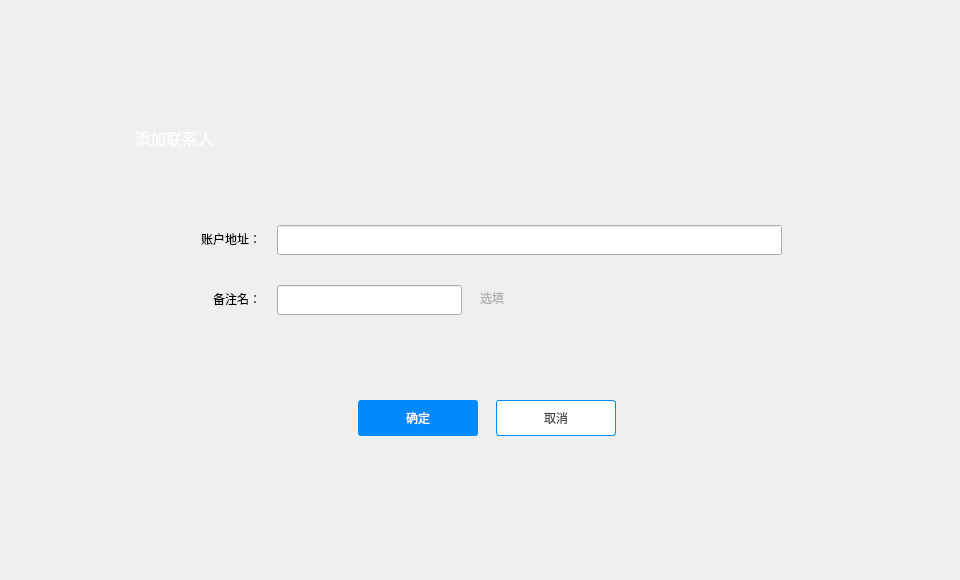
<?xml version="1.0" encoding="UTF-8"?>
<ui version="4.0">
 <class>AddContactDialog</class>
 <widget class="QDialog" name="AddContactDialog">
  <property name="geometry">
   <rect>
    <x>0</x>
    <y>0</y>
    <width>960</width>
    <height>580</height>
   </rect>
  </property>
  <property name="font">
   <font>
    <family>微软雅黑</family>
   </font>
  </property>
  <property name="windowTitle">
   <string>Dialog</string>
  </property>
  <widget class="QWidget" name="widget" native="true">
   <property name="geometry">
    <rect>
     <x>0</x>
     <y>0</y>
     <width>960</width>
     <height>580</height>
    </rect>
   </property>
   <widget class="QWidget" name="containerWidget" native="true">
    <property name="geometry">
     <rect>
      <x>110</x>
      <y>110</y>
      <width>756</width>
      <height>411</height>
     </rect>
    </property>
    <widget class="QToolButton" name="cancelBtn">
     <property name="geometry">
      <rect>
       <x>386</x>
       <y>290</y>
       <width>120</width>
       <height>36</height>
      </rect>
     </property>
     <property name="font">
      <font>
       <family>微软雅黑</family>
      </font>
     </property>
     <property name="cursor">
      <cursorShape>PointingHandCursor</cursorShape>
     </property>
     <property name="focusPolicy">
      <enum>Qt::NoFocus</enum>
     </property>
     <property name="styleSheet">
      <string notr="true">QToolButton{background-color:#ffffff;color:#484848;border:1px solid rgb(0,138,254);border-radius:3px;}
QToolButton:hover{color:rgb(0,138,254);}</string>
     </property>
     <property name="text">
      <string>取消</string>
     </property>
    </widget>
    <widget class="QLabel" name="contactLabel2">
     <property name="geometry">
      <rect>
       <x>24</x>
       <y>17</y>
       <width>171</width>
       <height>21</height>
      </rect>
     </property>
     <property name="font">
      <font>
       <family>微软雅黑</family>
       <pointsize>12</pointsize>
      </font>
     </property>
     <property name="styleSheet">
      <string notr="true">color: rgb(255, 255, 255);</string>
     </property>
     <property name="text">
      <string>添加联系人</string>
     </property>
    </widget>
    <widget class="QLabel" name="label_2">
     <property name="geometry">
      <rect>
       <x>10</x>
       <y>118</y>
       <width>141</width>
       <height>21</height>
      </rect>
     </property>
     <property name="font">
      <font>
       <family>微软雅黑</family>
       <pointsize>9</pointsize>
      </font>
     </property>
     <property name="text">
      <string>账户地址：</string>
     </property>
     <property name="alignment">
      <set>Qt::AlignRight|Qt::AlignTrailing|Qt::AlignVCenter</set>
     </property>
    </widget>
    <widget class="QLabel" name="label">
     <property name="geometry">
      <rect>
       <x>80</x>
       <y>178</y>
       <width>71</width>
       <height>21</height>
      </rect>
     </property>
     <property name="font">
      <font>
       <family>微软雅黑</family>
       <pointsize>9</pointsize>
      </font>
     </property>
     <property name="text">
      <string>备注名：</string>
     </property>
     <property name="alignment">
      <set>Qt::AlignRight|Qt::AlignTrailing|Qt::AlignVCenter</set>
     </property>
    </widget>
    <widget class="QLineEdit" name="addressLineEdit">
     <property name="geometry">
      <rect>
       <x>167</x>
       <y>115</y>
       <width>505</width>
       <height>30</height>
      </rect>
     </property>
     <property name="font">
      <font>
       <family>微软雅黑</family>
       <pointsize>9</pointsize>
      </font>
     </property>
    </widget>
    <widget class="QLineEdit" name="remarkLineEdit">
     <property name="geometry">
      <rect>
       <x>167</x>
       <y>175</y>
       <width>185</width>
       <height>30</height>
      </rect>
     </property>
     <property name="font">
      <font>
       <family>微软雅黑</family>
       <pointsize>9</pointsize>
      </font>
     </property>
    </widget>
    <widget class="QLabel" name="tipLabel2">
     <property name="geometry">
      <rect>
       <x>167</x>
       <y>148</y>
       <width>16</width>
       <height>16</height>
      </rect>
     </property>
     <property name="text">
      <string/>
     </property>
    </widget>
    <widget class="QToolButton" name="okBtn">
     <property name="geometry">
      <rect>
       <x>248</x>
       <y>290</y>
       <width>120</width>
       <height>36</height>
      </rect>
     </property>
     <property name="font">
      <font>
       <family>微软雅黑</family>
      </font>
     </property>
     <property name="cursor">
      <cursorShape>PointingHandCursor</cursorShape>
     </property>
     <property name="focusPolicy">
      <enum>Qt::NoFocus</enum>
     </property>
     <property name="styleSheet">
      <string notr="true">QToolButton{background-color:rgb(0,138,254);color:#ffffff;border:none;border-radius:3px;}
QToolButton:hover{background-color:rgb(10,148,254);}
QToolButton:disabled{background-color:#cecece;}</string>
     </property>
     <property name="text">
      <string>确定</string>
     </property>
    </widget>
    <widget class="QLabel" name="tipLabel">
     <property name="geometry">
      <rect>
       <x>190</x>
       <y>148</y>
       <width>261</width>
       <height>16</height>
      </rect>
     </property>
     <property name="font">
      <font>
       <family>微软雅黑</family>
      </font>
     </property>
     <property name="styleSheet">
      <string notr="true">color: rgb(255, 0, 0);</string>
     </property>
     <property name="text">
      <string/>
     </property>
    </widget>
    <widget class="QLabel" name="label_3">
     <property name="geometry">
      <rect>
       <x>370</x>
       <y>180</y>
       <width>60</width>
       <height>16</height>
      </rect>
     </property>
     <property name="font">
      <font>
       <family>微软雅黑</family>
      </font>
     </property>
     <property name="styleSheet">
      <string notr="true">color: rgb(177, 177, 177);</string>
     </property>
     <property name="text">
      <string>选填</string>
     </property>
    </widget>
    <widget class="QLabel" name="gifLabel">
     <property name="geometry">
      <rect>
       <x>689</x>
       <y>121</y>
       <width>18</width>
       <height>18</height>
      </rect>
     </property>
     <property name="text">
      <string/>
     </property>
    </widget>
    <widget class="QLabel" name="titleLabel">
     <property name="geometry">
      <rect>
       <x>0</x>
       <y>0</y>
       <width>756</width>
       <height>50</height>
      </rect>
     </property>
     <property name="text">
      <string/>
     </property>
    </widget>
    <zorder>titleLabel</zorder>
    <zorder>cancelBtn</zorder>
    <zorder>contactLabel2</zorder>
    <zorder>label_2</zorder>
    <zorder>label</zorder>
    <zorder>addressLineEdit</zorder>
    <zorder>remarkLineEdit</zorder>
    <zorder>tipLabel2</zorder>
    <zorder>okBtn</zorder>
    <zorder>tipLabel</zorder>
    <zorder>label_3</zorder>
    <zorder>gifLabel</zorder>
   </widget>
  </widget>
 </widget>
 <tabstops>
  <tabstop>addressLineEdit</tabstop>
  <tabstop>remarkLineEdit</tabstop>
  <tabstop>cancelBtn</tabstop>
 </tabstops>
 <resources/>
 <connections/>
</ui>
